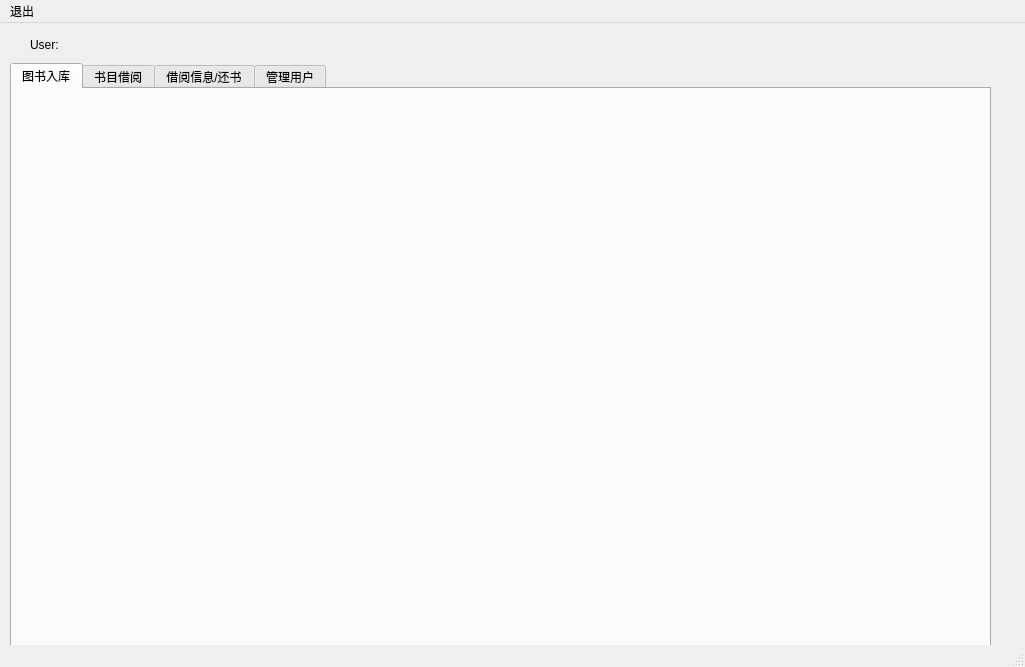
<?xml version="1.0" encoding="UTF-8"?>
<ui version="4.0">
 <class>AdminInterface</class>
 <widget class="QMainWindow" name="AdminInterface">
  <property name="geometry">
   <rect>
    <x>0</x>
    <y>0</y>
    <width>1025</width>
    <height>667</height>
   </rect>
  </property>
  <property name="windowTitle">
   <string>MainWindow</string>
  </property>
  <widget class="QWidget" name="centralwidget">
   <widget class="QTabWidget" name="tabWidget">
    <property name="geometry">
     <rect>
      <x>10</x>
      <y>40</y>
      <width>981</width>
      <height>591</height>
     </rect>
    </property>
    <property name="currentIndex">
     <number>0</number>
    </property>
    <widget class="InsertBook" name="Insert">
     <attribute name="title">
      <string>图书入库</string>
     </attribute>
    </widget>
    <widget class="Book" name="BookTable">
     <attribute name="title">
      <string>书目借阅</string>
     </attribute>
    </widget>
    <widget class="ReturnBook" name="Return">
     <attribute name="title">
      <string>借阅信息/还书</string>
     </attribute>
    </widget>
    <widget class="UserManage" name="Usermanage">
     <attribute name="title">
      <string>管理用户</string>
     </attribute>
    </widget>
   </widget>
   <widget class="QLabel" name="User">
    <property name="geometry">
     <rect>
      <x>30</x>
      <y>6</y>
      <width>1101</width>
      <height>31</height>
     </rect>
    </property>
    <property name="text">
     <string>User:</string>
    </property>
   </widget>
  </widget>
  <widget class="QMenuBar" name="menubar">
   <property name="geometry">
    <rect>
     <x>0</x>
     <y>0</y>
     <width>1025</width>
     <height>26</height>
    </rect>
   </property>
   <widget class="QMenu" name="menu_2">
    <property name="title">
     <string>退出</string>
    </property>
    <addaction name="Exit"/>
   </widget>
   <addaction name="menu_2"/>
  </widget>
  <widget class="QStatusBar" name="statusbar"/>
  <action name="Exit">
   <property name="text">
    <string>退出</string>
   </property>
   <property name="toolTip">
    <string>退出</string>
   </property>
  </action>
 </widget>
 <layoutdefault spacing="6" margin="11"/>
 <customwidgets>
  <customwidget>
   <class>Book</class>
   <extends>QWidget</extends>
   <header location="global">book.h</header>
   <container>1</container>
  </customwidget>
  <customwidget>
   <class>InsertBook</class>
   <extends>QWidget</extends>
   <header location="global">InsertBook.h</header>
   <container>1</container>
  </customwidget>
  <customwidget>
   <class>ReturnBook</class>
   <extends>QWidget</extends>
   <header location="global">returnbook.h</header>
   <container>1</container>
  </customwidget>
  <customwidget>
   <class>UserManage</class>
   <extends>QWidget</extends>
   <header location="global">usermanage.h</header>
   <container>1</container>
  </customwidget>
 </customwidgets>
 <resources/>
 <connections/>
</ui>
